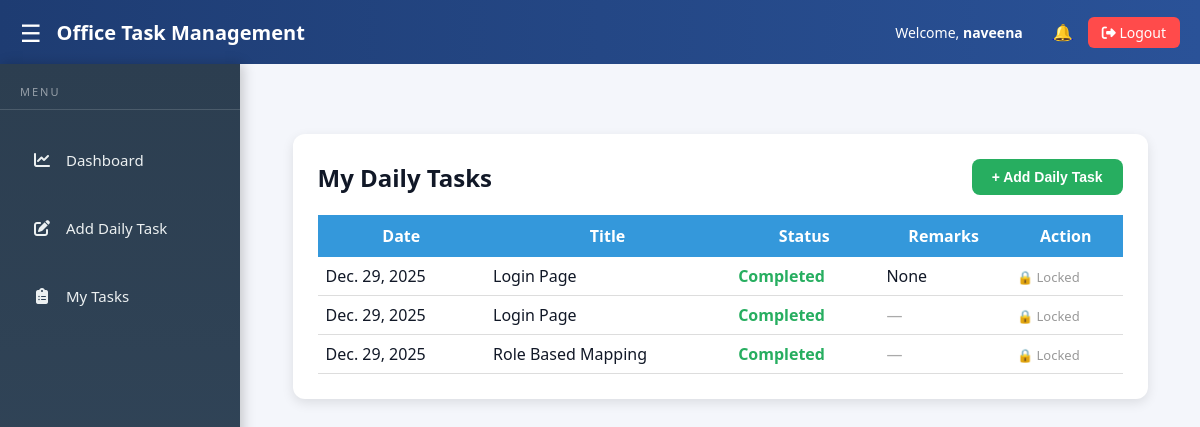
Page /daily-tasks/add/ (signed in) on the earlier database version.
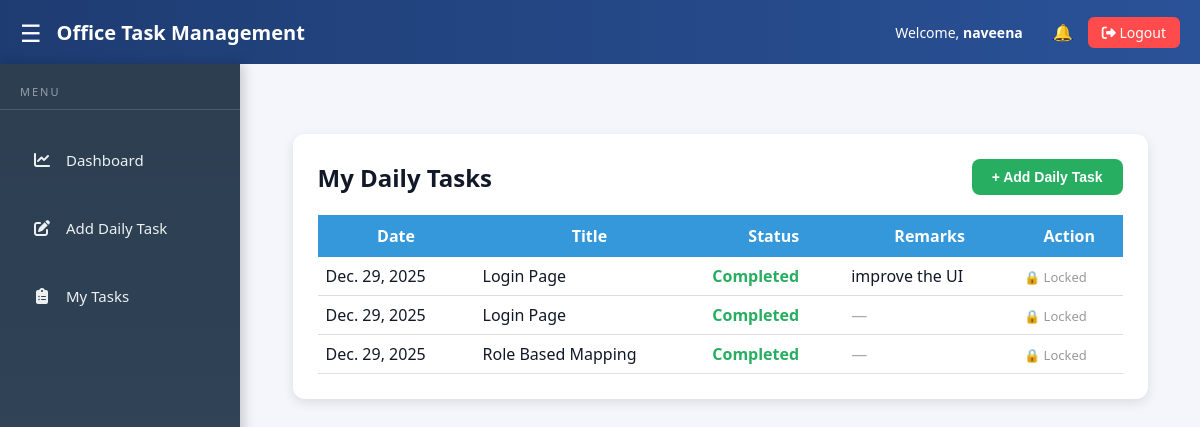
Same page on the later database version.
### daily_tasks/models.py (models this page shows, shortened)
class DailyTask(models.Model):
    STATUS_CHOICES = [
        ('Pending', 'Pending'),
        ('In Progress', 'In Progress'),
        ('Completed', 'Completed'),
    ]
    user = models.ForeignKey(User, on_delete=models.CASCADE)
    task = models.ForeignKey('tasks.Task', on_delete=models.CASCADE, null=True, blank=True)
    title = models.CharField(max_length=200)
    description = models.TextField(blank=True)
    status = models.CharField(max_length=20, choices=STATUS_CHOICES)
    remarks = models.TextField(blank=True, null=True)
    date = models.DateField(auto_now_add=True)

### daily_tasks/views.py (the view, shortened to what this page needs)
# urls.py: path('add/', views.add_daily_task, name='add_daily_task'),
@login_required
def add_daily_task(request):
    tasks = DailyTask.objects.filter(user=request.user).order_by('-date')
    return render(request, 'daily_tasks/add_daily_task.html', {'tasks': tasks})

### accounts/context_processors.py (called while the page is built)
def user_role(request):
    if request.user.is_authenticated:
        if request.user.is_superuser:
            return {'role': 'ADMIN'}
        return {'role': request.user.userprofile.role.role_code}
    return {}

### daily_tasks/templates/daily_tasks/add_daily_task.html (shortened to what this page needs)
{% extends "base.html" %}
{% load static %}
{% block content %}
<div style="display:flex; justify-content:center; margin-top:40px;">
<div style="background:#fff; padding:25px; border-radius:12px;
            box-shadow:0 4px 12px rgba(0,0,0,0.1);
            width:95%; max-width:1100px;">
<div style="display:flex; justify-content:space-between; align-items:center;
            margin-bottom:20px; flex-wrap:wrap; gap:10px;">
    <h2 style="margin:0;">My Daily Tasks</h2>
    <button onclick="openModal()"
        style="background:#27ae60; color:white; padding:10px 20px;
               border:none; border-radius:8px; font-size:14px;
               font-weight:600; cursor:pointer;">
        + Add Daily Task
    </button>
</div>
{% if tasks %}
<table style="width:100%; border-collapse:collapse;">
<thead>
<tr style="background:#3498db; color:white;">
    <th style="padding:10px;">Date</th>
    <th style="padding:10px;">Title</th>
    <th style="padding:10px;">Status</th>
    <th style="padding:10px;">Remarks</th>
    <th style="padding:10px;">Action</th>
</tr>
</thead>
<tbody>
{% for task in tasks %}
<tr style="border-bottom:1px solid #ddd;">
    <td style="padding:8px;">{{ task.date }}</td>
    <td style="padding:8px;">{{ task.title }}</td>
    <td style="padding:8px; font-weight:600;
        {% if task.status == 'Pending' %}color:#e74c3c;
        {% elif task.status == 'In Progress' %}color:#f39c12;
        {% else %}color:#27ae60;
        {% endif %}
    ">
        {{ task.status }}
    </td>
    <td style="padding:8px;">
        {% if task.remarks %}
            {{ task.remarks }}
        {% else %}
            <span style="color:#aaa;">—</span>
        {% endif %}
    </td>
    <td style="padding:8px;">
        {% if task.status != "Completed" %}
        <form method="post"
              action="{% url 'update_daily_task_status' task.id %}"
              style="display:inline;">
            {% csrf_token %}
            <select name="status"
                style="padding:4px; font-size:13px;">
                <option value="Pending">Pending</option>
                <option value="In Progress">In Progress</option>
                <option value="Completed">Completed</option>
            </select>
            <button type="submit"
                style="background:#27ae60; color:white;
                       padding:4px 8px; border:none;
                       border-radius:4px; font-size:13px;">
                Update
            </button>
        </form>
        {% else %}
            <span style="color:#999; font-size:13px;">🔒 Locked</span>
        {% endif %}
    </td>
</tr>
{% endfor %}
</tbody>
</table>
{% else %}
<p style="text-align:center;">No tasks available</p>
{% endif %}
</div>
</div>
{% endblock %}

Differences in the rows shown:
changed DailyTask: remarks "None" → "improve the UI"
